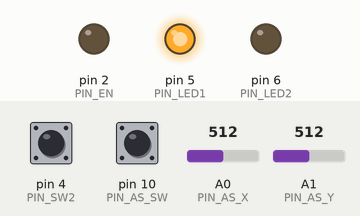
Recording of a sketch running on a simulated Arduino Uno, built with avr-gcc and run on an emulated ATmega328P. On the bench: output pins drawn as LEDs (lit = HIGH). Inputs (shaded band) come from the test bench; at power-on: pin 4 (PIN_SW2) HIGH, pin 10 (PIN_AS_SW) HIGH, A0 (PIN_AS_X) = 512, A1 (PIN_AS_Y) = 512. What the sketch prints to the serial monitor is not drawn.

Above: at 1.2 s.
1.3 s: pin 4 (PIN_SW2) pulled LOW for 1 s
At 2.9 s:
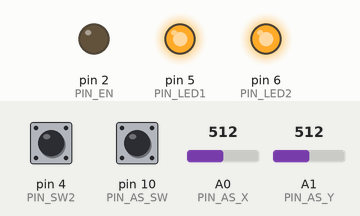
6.5 s: pin 4 (PIN_SW2) pulled LOW for 3.2 s
At 7.4 s:
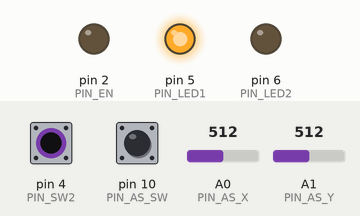
Timing chart, 0 to 9.5 s (numbered marks = the images above; inputs shaded):
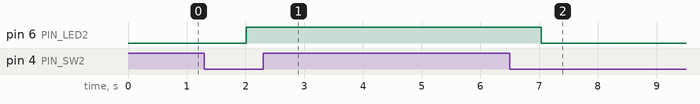

The sketch:

steering_master_ver.0.2.ino
```cpp
//コマンドラインを実装するための関数群を別ファイルに移行するテスト
/****************************************************
 * マクロ部
 ****************************************************/
//ピン設定.基板に合わせて設定
#define PIN_AS_X 0		// アナログスティックx軸(アナログ)
#define PIN_AS_Y 1		// アナログスティックy軸(アナログ)
#define PIN_AS_SW 10	// アナログスティックスイッチ
#define PIN_LED1 5		// 基板上LED1
#define PIN_LED2 6		// 基板上LED2
#define PIN_SW1 3		// 基板上スイッチ1
#define PIN_SW2 4		// 基板上スイッチ2
#define PIN_SS_RX 7		// ソフトウェアシリアルRX
#define PIN_SS_TX 8		// ソフトウェアシリアルTX
#define PIN_EN 2		// サーボモータ制御用Enピン
#define PIN_I2C_SDA 11	// メインとの通信用I2CのSDA
#define PIN_I2C_SCL 12	// メインとの通信用I2CのSCL

//サーボの設定
#define MAX_ANGLE_ADRESS 0	//EEPROMにおけるmax_angleのアドレス

/****************************************************
 * 構造体宣言部
 ****************************************************/
//アナログスティックの状態を保存する構造体
typedef struct analog_stick {
	int x;	//x軸の値 0~1023
	int y;	//y軸の値 0~1023
	int sw;	//スイッチの状態 0:オフ/1:オン
} analog_stick;

/****************************************************
 * プロトタイプ宣言部
 ****************************************************/
//---surbo_ver.0.2内で定義--------------------------
void move_servo(int max_angle);
void init_servo();
//---------------------------------------------------

//---command_line_ver.0.2内で定義-------------------
void init_cmd();
void start_cmd();
void stop_cmd();
//---------------------------------------------------

//---analog_stick_ver.0.2内で定義-------------------
void init_stick();
//---------------------------------------------------

void switch_debug();

/****************************************************
 * グローバル変数/配列 宣言部
 ****************************************************/
int max_angle = 70;	//舵角の最大値

// デバッグモード移行判定用の変数群
int var = 0;
int old_var = 0;
int state = 0;

/****************************************************
 * Arduino 要求関数部
 ****************************************************/
void setup() {
	//各昨日のセットアップ
	init_stick();
	init_cmd();
	init_servo();

	//メイン処理部に関するセットアップ
	pinMode(PIN_SW1, INPUT_PULLUP);
	pinMode(PIN_SW2, INPUT_PULLUP);	//デバッグモード移行用スイッチ
	pinMode(PIN_LED1, OUTPUT);
	pinMode(PIN_LED2, OUTPUT);
	digitalWrite(PIN_LED1, HIGH);	//電源投入のインジケーター
	digitalWrite(PIN_LED2, LOW);	//デバッグモード用インジケーター
}

void loop() {
	move_servo(max_angle);
	switch_debug();	//デバッグモード移行判定
}

/****************************************************
 * 独自関数部
 ****************************************************/
// デバッグモードの移行
void switch_debug() {
	var = digitalRead(PIN_SW2) ? 0 : 1;

	// 押された瞬間の読み取り
	if(var == HIGH && old_var == LOW) {
		state = 1 - state;
		delay(10);	//チャタリング防止
	}
	// 離された瞬間の読み取り
	if(var == LOW && old_var == HIGH) {
		delay(10);	//チャタリング防止
	}

	old_var = var;

	if(state == 1) {
		digitalWrite(PIN_LED2, HIGH);
		start_cmd();
	} else {
		digitalWrite(PIN_LED2, LOW);
		stop_cmd();
	}
}
```

analog_stick_ver.0.2.ino
```cpp
/****************************************************
 * 独自関数部
 ****************************************************/
//アナログスティック関連の初期設定
void init_stick() {
	pinMode(PIN_AS_SW, INPUT_PULLUP);
}

//現在のアナログスティックの状態を取得し、返す
analog_stick stick_state() {
	analog_stick tmp;
	tmp.x = analogRead(PIN_AS_X);
	tmp.y = analogRead(PIN_AS_Y);
	tmp.sw = digitalRead(PIN_AS_SW) ? 0 : 1;
	return tmp;
}
```

command_line_ver.0.2.ino
```cpp
/****************************************************
 * マクロ部
 ****************************************************/
#include <MsTimer2.h>
#include <SoftwareSerial.h>
#include <string.h>

#define EXEC_COMMAND_NOT_FOUND -1	// コマンドが未発見時の戻値
#define MAX_ARGC 16					// 引数の個数の最大値
#define COMMAND_TOTAL_NUM 1			// コマンド総数

/****************************************************
 * 構造体宣言部
 ****************************************************/
// コマンド構造体
typedef struct command_t {
	int (*func)(int, char**);
	const char *cname;	// 名前
	const char *desc;	// 説明
} command;

/****************************************************
 * プロトタイプ宣言部
 ****************************************************/
int exec(const char *str);	// コマンド検索/実行関数
void cmdline();
void init_cmd();

// 以下各コマンド関数
int help(int argc, char *argv[MAX_ARGC]);

/****************************************************
 * グローバル変数/配列 宣言部
 ****************************************************/
// コマンドテーブル
command command_table[] = {
	{help, "help", "show command list"}
};

String buff = "NO_COMAND";		// シリアル受信した文字列
bool is_buff_updated = false;	// 文字列が更新されたか
SoftwareSerial cmdSerial(7, 8);	// ソフトウェアシリアルのオブジェクトを生成

/****************************************************
 * 独自関数部
 ****************************************************/
// コマンドライン関連の初期設定
void init_cmd() {
	cmdSerial.begin(57600);	// ソフトウェアシリアルの初期化
	MsTimer2::set(100, cmdline);
}

// コマンドラインの開始
void start_cmd() {
	MsTimer2::start();
}

//コマンドラインの停止
void stop_cmd() {
	MsTimer2::stop();
}

// コマンドのシリアル通信
void cmdline() {
	// 文字列の読み込み
	buff = "";
	while (cmdSerial.available() > 0) {
		buff += char(cmdSerial.read());
		is_buff_updated = true;
	}

	if(is_buff_updated) {
		buff.trim();	//文字列の末尾の改行とスペースを取り除く
		int pattern = exec(buff.c_str());
		switch(pattern) {
			case -1:
				cmdSerial.println("error\ncommand is not effectiveness");
				break;
			default:
				cmdSerial.println("command successful");
		}
		cmdSerial.println("======================================================");
		is_buff_updated = false;
	}
}

// コマンド実行
int exec(const char *str) {
	char cmdline[64];
	char *argv[MAX_ARGC];
	int argc = 0;
	int retcode = 0;
	int i = 0;

	strncpy(cmdline, str, 63);
	cmdline[63] = '\0';

	// コマンド名
	argv[0] = strtok(cmdline, " ");
	if(argv[0] == NULL) { return -1; }

	// 引数
	for(argc = 1; argc < MAX_ARGC; argc++) {
		argv[argc] = strtok(NULL, " ");
		if(argv[argc] == NULL) {
			break;
		}
	}

	// 検索
	for(i = 0; i < COMMAND_TOTAL_NUM; i++) {
		if(strcmp(command_table[i].cname, argv[0]) == 0) {
			break;
		}
	}

	//実行
	if(strcmp(command_table[i].cname, argv[0]) == 0) {
		retcode = command_table[i].func(argc, argv);
		return retcode;
	}

	// 関数が無い
	return EXEC_COMMAND_NOT_FOUND;
}

// コマンド関数
int help(int argc, char *argv[MAX_ARGC]) {
	cmdSerial.println("please type command");
	return 1;
}
```

servo_ver.0.2.ino
```cpp
/****************************************************
 * プロトタイプ宣言部
 ****************************************************/
//---analog_stick_ver.0.2内で定義-------------------
analog_stick stick_state();
//--------------------------------------------------

/****************************************************
 * グローバル変数/配列 宣言部
 ****************************************************/
int posData;

//コマンドの定義
const byte ICS_POS_CMD = 0x80;
const byte ICS_PARA_WRITE_COMMND =0xC0;
const byte SUB_ST_COMMND = 0x01;
const byte SUB_SP_COMMND = 0x02;

/****************************************************
 * 独自関数部
 ****************************************************/
// サーボモータ関連の初期設定
void init_servo() {
	Serial.begin(115200, SERIAL_8E1);	//UARTの通信設定
	pinMode(PIN_EN, OUTPUT);			//送受信切替ピンの設定
	digitalWrite(PIN_EN, LOW);			//常に受信モードにしておく
}

// サーボモータを駆動する
// 提案：毎回サーボモータへ送信するのではなく
// 　　　スティックの入力値が変化した場合のみ送信するようにすると良いかもしれない。
void move_servo(int max_angle) {
	analog_stick now_state = stick_state();
	posData = ics_set_pos(0, calc_angle(now_state.x, max_angle));
}

// スティックのアナログ値と、尾翼の最大動作角度からサーボへ送る値を算出
int calc_angle(int analog_num, int max_angle) {
	double ret = 0.02893 * analog_num * max_angle + 3500;
	return (int)ret;
//	return 800 * analog_num * max_angle / 1023 / 27 + 3500;
}

///
/// 送受信する
///
bool Synchronize(byte *txBuff, size_t txLength, byte *rxBuff, size_t rxLength) {
	int size;	//受信したbyte数

	//定義していなかったらエラーにする
	if(Serial == false) {
		return false;
	}

	Serial.flush();

	digitalWrite(PIN_EN, HIGH);

	Serial.write(txBuff, txLength);

	Serial.flush(); //送信が終わるのを待つ

	digitalWrite(PIN_EN, LOW);

	size = Serial.readBytes(rxBuff, rxLength);

	if(size != rxLength) {  //指定した受信数かどうか確認
		return false;
	}
	return true;
}


///
/// ポジションコマンドを送る
///
int ics_set_pos(byte id, unsigned short pos) {
	byte tx_data[3];
	byte rx_data[3];
	bool flag;
	int rAngle; //受信した角度データ
	/// 送信コマンドを作成
	tx_data[0] = ICS_POS_CMD + id;
	tx_data[1] = (byte)((pos & 0x3F80) >> 7);
	tx_data[2] = (byte)(pos & 0x007F);

	//送受信を行う
	flag = Synchronize(tx_data, 3, rx_data, 3);

	if(flag == false) { //失敗した場合は-1を返す
		return -1;
	}

	rAngle = ((rx_data[1] << 7) & 0x3F80) + (rx_data[2] & 0x007F);

	return rAngle;
}

///
/// ストレッチを変更する
///
bool ics_set_st(byte id, byte stData) {
	byte tx_data[3];
	byte rx_data[3];
	bool flag;
	/// 送信コマンドを作成
	tx_data[0] = ICS_PARA_WRITE_COMMND + id;
	tx_data[1] = SUB_ST_COMMND;
	tx_data[2] = stData;

	//送受信を行う
	flag = Synchronize(tx_data, 3, rx_data, 3);

	if(flag == false) { //失敗した場合は-1を返す
		return -1;
	}

	return flag;
}

///
/// スピードを変更する
///
bool ics_set_sp(byte id, byte spData) {
	byte tx_data[3];
	byte rx_data[3];
	bool flag;
	/// 送信コマンドを作成
	tx_data[0] = ICS_PARA_WRITE_COMMND + id;
	tx_data[1] = SUB_SP_COMMND;
	tx_data[2] = spData;

	//送受信を行う
	flag = Synchronize(tx_data, 3, rx_data, 3);

	if(flag == false) { //失敗した場合は-1を返す
		return -1;
	}

	return flag;
}
```

Measured:
- after the input at 1.3 s, pin 6 (PIN_LED2): LOW → HIGH after 0.71 s
- after the input at 6.5 s, pin 6 (PIN_LED2): HIGH → LOW after 0.53 s
